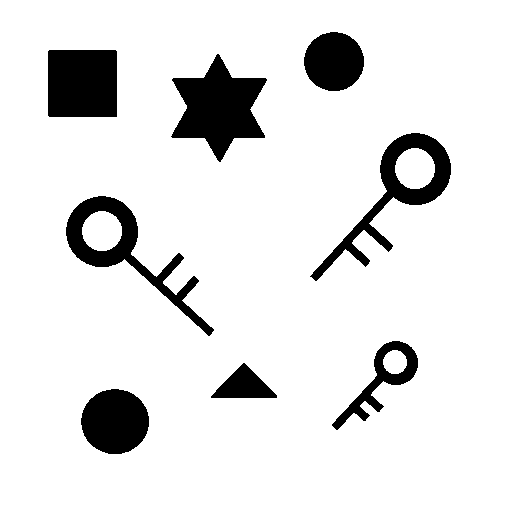
//> input picture 04-ImageProcessing/img_1.bmp, 512 x 512 px
$ ./s13556   (built with g++ and OpenCV 4)
//> lines starting //> are read from the running program, lines starting //| are printed output that depends on the picture; after the words box and inside, x2 and y2 are one past the last pixel; in counts of white or black regions, pixels touching at a corner belong together
#include <iostream>
#include <opencv2/core/core.hpp>
#include <opencv2/imgproc/imgproc.hpp>
#include <opencv2/highgui/highgui.hpp>

using namespace cv;

int
main(int argc, char **argv)
{
	cv::Mat search_img = cv::imread("imagese/img_1.bmp", 1);
//> search_img is the input picture: 512 rows x 512 cols, CV_8UC3; 89.4% white; 8 black regions, largest, box (x1, y1, x2, y2) and area: (171, 54, 267, 162) 5506, (48, 50, 117, 117) 4620, (66, 196, 214, 336) 4141
	cv::Mat tmp_img = cv::imread("images/Timg_1.bmp", 1);
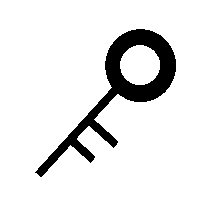
//> input picture 04-ImageProcessing/images/Timg_1.bmp, 200 x 200 px
//> tmp_img is the input picture: 200 rows x 200 cols, CV_8UC3; 89.5% white; 1 black region, box (x1, y1, x2, y2) and area: (35, 29, 176, 177) 4208

	cv::cvtColor(search_img, search_img, CV_BGR2GRAY);//グレースケールに変更
	//cv::equalizeHist(search_img, search_img);//ヒストグラム均一化

	cv::cvtColor(tmp_img, tmp_img, CV_BGR2GRAY);//グレースケールに変更
	//cv::equalizeHist(tmp_img, tmp_img);//ヒストグラム均一化

	cv::Mat result_img;
	cv::matchTemplate(search_img, tmp_img, result_img, 3);
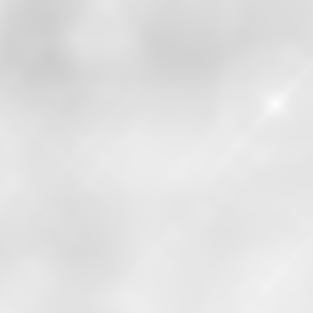
//> result_img: 313 rows x 313 cols, CV_32FC1; min 0.805, max 0.999, mean 0.888

	cv::Rect roi_rect(0, 0, tmp_img.cols, tmp_img.rows);
//> roi_rect = Rect(0, 0, 200, 200)
	cv::Point max_pt;
	double maxVal;
	cv::minMaxLoc(result_img, NULL, &maxVal, NULL, &max_pt);
//> maxVal = 0.999; max_pt = Point(275, 104)
	roi_rect.x = max_pt.x;
//> roi_rect = Rect(275, 0, 200, 200)
	roi_rect.y = max_pt.y;
//> roi_rect = Rect(275, 104, 200, 200)

	std::cout << "(" << max_pt.x << "," << max_pt.y << ") score="
		<< maxVal << std::endl;
//| (275,104) score=0.998577
	cv::rectangle(search_img, roi_rect, cv::Scalar(0, 0, 255, 3));
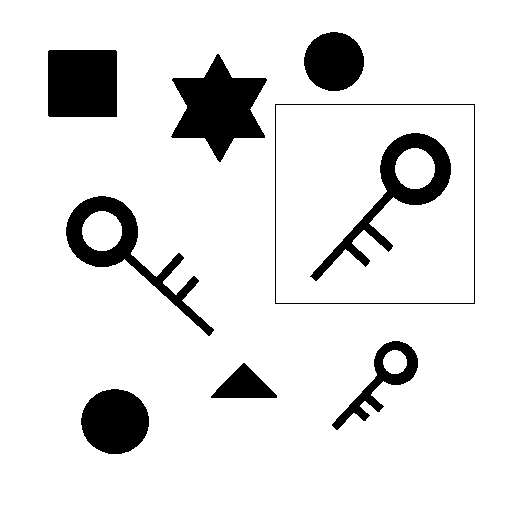
//> search_img: 512 rows x 512 cols, CV_8UC1; 89.1% white; 9 black regions, largest, box (x1, y1, x2, y2) and area: (171, 54, 267, 162) 5506, (48, 50, 117, 117) 4620, (66, 196, 214, 336) 4141

	std::cout << "rectangle: (" << roi_rect.x << ", " <<
		roi_rect.y << ") size (" << roi_rect.width << ", " <<
		roi_rect.height << ")" << std::endl;
//| rectangle: (275, 104) size (200, 200)

	imshow("result_1", search_img);
	cv::imwrite("output_1.png", search_img);

	search_img = cv::imread("images/img_2.bmp", 1);
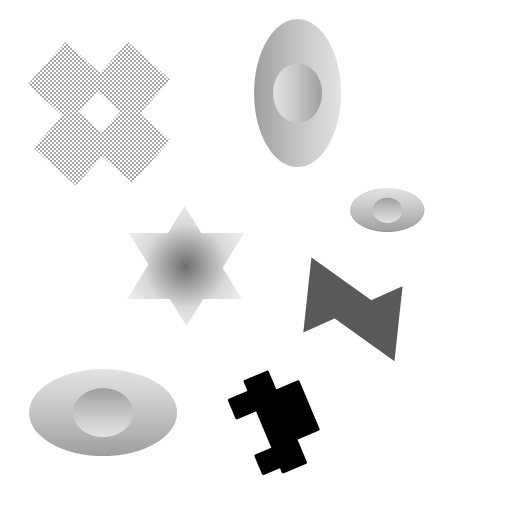
//> input picture 04-ImageProcessing/images/img_2.bmp, 512 x 512 px
//> search_img is the input picture: 512 rows x 512 cols, CV_8UC3; min 0, max 255, mean 238
	tmp_img = cv::imread("images/Timg_2.bmp", 1);
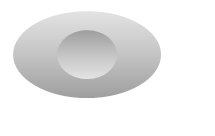
//> input picture 04-ImageProcessing/images/Timg_2.bmp, 215 x 136 px
//> tmp_img is the input picture: 136 rows x 215 cols, CV_8UC3; min 158, max 255, mean 234.1

	cv::cvtColor(search_img, search_img, CV_BGR2GRAY);//グレースケールに変更
//> search_img: 512 rows x 512 cols, CV_8UC1
													  //cv::equalizeHist(search_img, search_img);//ヒストグラム均一化

	cv::cvtColor(tmp_img, tmp_img, CV_BGR2GRAY);//グレースケールに変更
//> tmp_img: 136 rows x 215 cols, CV_8UC1
												//cv::equalizeHist(tmp_img, tmp_img);//ヒストグラム均一化


	cv::matchTemplate(search_img, tmp_img, result_img, 3);
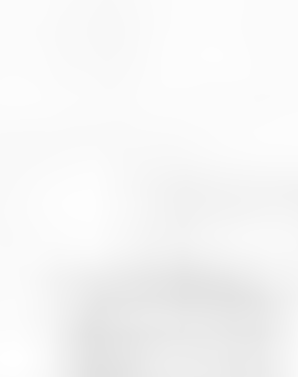
//> result_img: 377 rows x 298 cols, CV_32FC1; min 0.888, max 1, mean 0.965

	roi_rect.x = 0;
//> roi_rect = Rect(0, 104, 200, 200)
	roi_rect.y = 0;
//> roi_rect = Rect(0, 0, 200, 200)
	max_pt.x = 0;
//> max_pt = Point(0, 104)
	max_pt.y = 0;
//> max_pt = Point(0, 0)
	maxVal = 0;
	cv::minMaxLoc(result_img, NULL, &maxVal, NULL, &max_pt);
//> maxVal = 1; max_pt = Point(15, 358)
	roi_rect.x = max_pt.x;
//> roi_rect = Rect(15, 0, 200, 200)
	roi_rect.y = max_pt.y;
//> roi_rect = Rect(15, 358, 200, 200)

	std::cout << "(" << max_pt.x << "," << max_pt.y << ") score="
		<< maxVal << std::endl;
//| (15,358) score=0.999732
	cv::rectangle(search_img, roi_rect, cv::Scalar(0, 0, 255, 3));
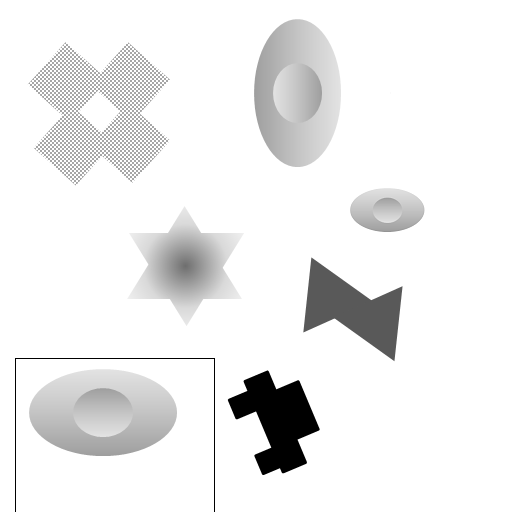
//> search_img: 512 rows x 512 cols, CV_8UC1; min 0, max 255, mean 237.5

	std::cout << "rectangle: (" << roi_rect.x << ", " <<
		roi_rect.y << ") size (" << roi_rect.width << ", " <<
		roi_rect.height << ")" << std::endl;
//| rectangle: (15, 358) size (200, 200)

	imshow("result_2", search_img);

	cv::imwrite("output_2.png", search_img);

	getchar();
	return 0;
}
